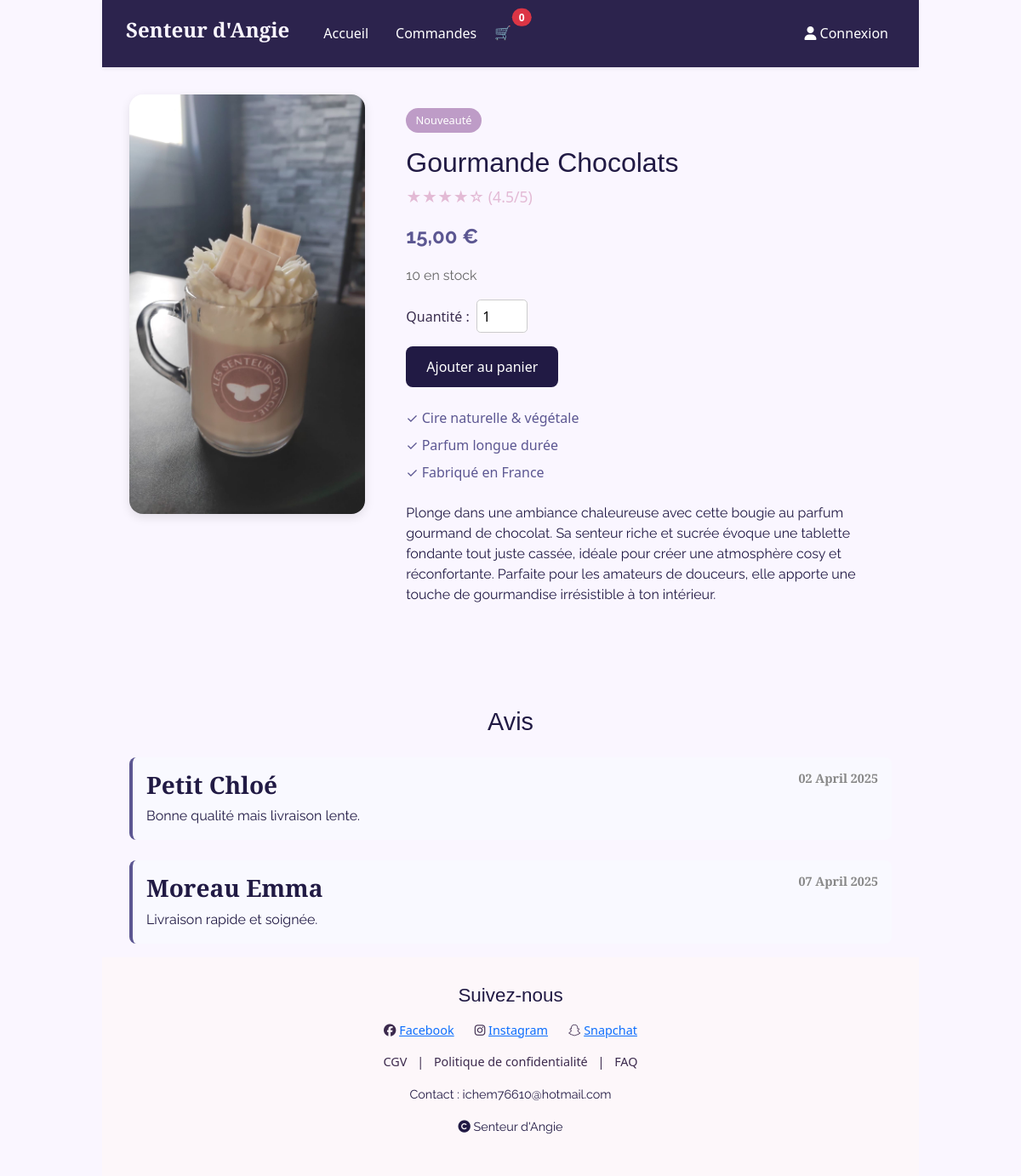
The app's page /src/Controller/controller_afficherProduits.php?produit=3 with its own data.
### tables this page shows
CREATE TABLE IF NOT EXISTS `76_produits` (
  `pro_id` int NOT NULL AUTO_INCREMENT,
  `pro_nom` varchar(200) NOT NULL,
  `pro_description` varchar(1000) NOT NULL,
  `pro_prix` int NOT NULL,
  `pro_quantite` int NOT NULL,
  `pro_img` varchar(250) NOT NULL,
  PRIMARY KEY (`pro_id`)
);

CREATE TABLE IF NOT EXISTS `76_avis` (
  `avi_id` int NOT NULL AUTO_INCREMENT,
  `avi_description` varchar(500) NOT NULL,
  `avi_date` date NOT NULL,
  `pro_id` int NOT NULL,
  `use_id` int NOT NULL,
  PRIMARY KEY (`avi_id`),
  KEY `use_id` (`use_id`),
  KEY `76_avis_ibfk_1` (`pro_id`)
);

CREATE TABLE IF NOT EXISTS `76_users` (
  `use_id` int NOT NULL AUTO_INCREMENT,
  `use_nom` varchar(100) NOT NULL,
  `use_prenom` varchar(100) NOT NULL,
  `use_mail` varchar(250) NOT NULL,
  `use_mdp` varchar(200) NOT NULL,
  `use_adresse` varchar(250) NOT NULL,
  `use_codePostal` int NOT NULL,
  `use_ville` varchar(200) NOT NULL,
  PRIMARY KEY (`use_id`),
  UNIQUE KEY `use_mail` (`use_mail`)
);

### src/Controller/controller_afficherProduits.php (called while the page is built, shortened)
<?php
require_once '../Model/model_produit.php';
$fmt = new NumberFormatter('fr_FR', NumberFormatter::CURRENCY);
$produit = Produits::AfficherUnProduit();
include_once '../View/view_afficherProduits.php';

### src/Model/model_produit.php (called while the page is built, shortened)
<?php
class Produits
{
    public static function afficherUnProduit()
    {
        $pdo = new PDO('mysql:host=' . DB_HOST . ';dbname=' . DB_NAME . ';charset=utf8', DB_USER, DB_PASS);
        $pdo->setAttribute(PDO::ATTR_ERRMODE, PDO::ERRMODE_EXCEPTION);
        $sql = 'SELECT p.pro_id,pro_nom,pro_img,pro_description,pro_prix,pro_quantite,avi_description,avi_date,use_nom,use_prenom
        from `76_produits` p
        left join `76_avis` a on p.pro_id = a.pro_id
        left join `76_users` u on a.use_id = u.use_id
        where p.pro_id = :pro_id';
        $date = new DateTimeImmutable();
        $stmt = $pdo->prepare($sql);
        $stmt->bindValue(':pro_id', $_GET['produit'], PDO::PARAM_INT);
        $stmt->execute();
        $bougieProduitUn = $stmt->fetchAll(PDO::FETCH_ASSOC);
        foreach ($bougieProduitUn as &$produit) {
            if (isset($produit['avi_date'])) {
                $date = new DateTimeImmutable($produit['avi_date']);
            }
        }
        return $bougieProduitUn;
    }
}

### src/View/view_afficherProduits.php (the view, shortened to what this page needs)
<?php
include_once '../../templates/head.php';
include_once '../../templates/nav.php';
?>
<div class="affiche-produit">
  <div class="image-produit">
    <img src="/assets/img/<?= $produit[0]['pro_img'] ?>" alt="<?= $produit[0]['pro_nom'] ?>">
  </div>
  <div class="details-produit">
    <span class="badge-nouveaute">Nouveauté</span>
    <h2><?= $produit[0]['pro_nom'] ?></h2>
    <div class="note-produit">★★★★☆ (4.5/5)</div>
    <p class="prix"><?= $fmt->formatCurrency($produit[0]["pro_prix"], "EUR") ?></p>
    <p class="stock"><?= $produit[0]['pro_quantite'] ?> en stock</p>
    <div class="quantite-wrapper">
      <label for="quantite">Quantité :</label>
      <input type="number" name="quantite" id="quantite" value="1" min="1" max="<?= $produit[0]['pro_quantite'] ?>">
    </div>
    <form method="POST" class="ajout-panier-form">
      <button type="submit" class="btn-panier">Ajouter au panier</button>
    </form>
    <ul class="arguments">
      <li>✓ Cire naturelle & végétale</li>
      <li>✓ Parfum longue durée</li>
      <li>✓ Fabriqué en France</li>
    </ul>
    <p class="description"><?= $produit[0]['pro_description'] ?></p>
  </div>
</div>
<?php if (!empty($produit[0]['avi_description'])) { ?>
  <h2 class="titlep text-center">Avis</h2>
  <div class="cardavis">
    <?php foreach ($produit as $value) { ?>
      <div class="avis">
        <div class="group">
          <h3><?= $value['use_nom'] . " " . $value['use_prenom'] ?></h3>
          <h3 class="date"><?= $value['avi_date'] ?></h3>
        </div>
        <p><?= $value['avi_description'] ?></p>
      </div>
    <?php } ?>
  </div>
<?php } ?>
<?php
include_once '../../templates/footer.php';
?>

### assets/scss/style.css (style rules this page uses)
:root { --color-primary: #2C234D; --color-secondary: #C5B4E3; --color-accent: #E7C6D7; --color-background: #FAF6FF; --color-text: #3A2E4F; }
body h1, body h2, body h3, body h4, body h5, body h6 { font-family: "Playfair Display", sans-serif; color: #211A44; }
body p { font-family: "Raleway", sans-serif; color: #211A44; }
.affiche-produit { display: flex; flex-direction: column; gap: 2rem; padding: 2rem; }
@media (min-width: 768px) { .affiche-produit { flex-direction: row; align-items: flex-start; } }
.affiche-produit .image-produit { flex: 1; }
.affiche-produit .image-produit img { max-width: 100%; border-radius: 1rem; box-shadow: 0 4px 12px rgba(0, 0, 0, 0.1); }
.affiche-produit .details-produit { flex: 2; padding: 1rem; }
.affiche-produit .details-produit h2 { font-size: 2rem; margin-bottom: 0.5rem; color: #211A44; }
.affiche-produit .details-produit .prix { font-size: 1.5rem; font-weight: bold; color: #5C5792; }
.affiche-produit .details-produit .stock { margin: 0.5rem 0; color: #666; }
.affiche-produit .details-produit .description { margin-bottom: 1.5rem; }
.affiche-produit .details-produit .btn-panier { background-color: #211A44; color: white; padding: 0.75rem 1.5rem; border: none; border-radius: 0.5rem; font-size: 1rem; cursor: pointer; transition: background-color 0.3s; }
.affiche-produit .details-produit .badge-nouveaute { display: inline-block; background-color: #BE9CC7; color: white; padding: 0.3rem 0.7rem; border-radius: 1rem; font-size: 0.8rem; margin-bottom: 1rem; }
.affiche-produit .details-produit .note-produit { font-size: 1.1rem; color: #E3BAD5; margin-bottom: 1rem; }
.affiche-produit .details-produit .quantite-wrapper { display: flex; align-items: center; gap: 0.5rem; margin: 1rem 0; }
.affiche-produit .details-produit .quantite-wrapper input { width: 3.75rem; padding: 0.4rem; border-radius: 0.3rem; border: 1px solid #ccc; }
.affiche-produit .details-produit .arguments { list-style: none; padding-left: 0; margin: 1.5rem 0; }
.affiche-produit .details-produit .arguments li { margin-bottom: 0.5rem; color: #5C5792; }
.titlep { font-size: 1.8rem; margin-top: 3rem; color: #211A44; }
.cardavis { display: flex; flex-direction: column; gap: 1.5rem; padding: 1rem 2rem; }
.cardavis .avis { background-color: #F9F9FF; padding: 1rem; border-left: 4px solid #5C5792; border-radius: 0.5rem; }
.cardavis .avis .group { display: flex; justify-content: space-between; margin-bottom: 0.5rem; }
.cardavis .avis .group h3 { margin: 0; font-weight: 600; }
.cardavis .avis .group .date { color: #888; font-size: 0.9rem; }
.cardavis .avis p { margin: 0; }

### records on screen
76_produits: pro_img (picture), pro_nom "Gourmande Chocolats", pro_prix "15,00 €", pro_quantite "10", pro_description "Plonge dans une ambiance chaleureuse avec cette bougie au parfum gourmand de chocolat. Sa senteur riche et sucrée évoque une tablette fondante tout juste cassée, idéale pour créer une atmosphère cosy et réconfortante. Parfaite pour les amateurs de douceurs, elle apporte une touche de gourmandise irrésistible à ton intérieur."
76_avis: use.use_nom "Petit", use.use_prenom "Chloé", avi_date "02 April 2025", avi_description "Bonne qualité mais livraison lente."
76_avis: use.use_nom "Moreau", use.use_prenom "Emma", avi_date "07 April 2025", avi_description "Livraison rapide et soignée."
